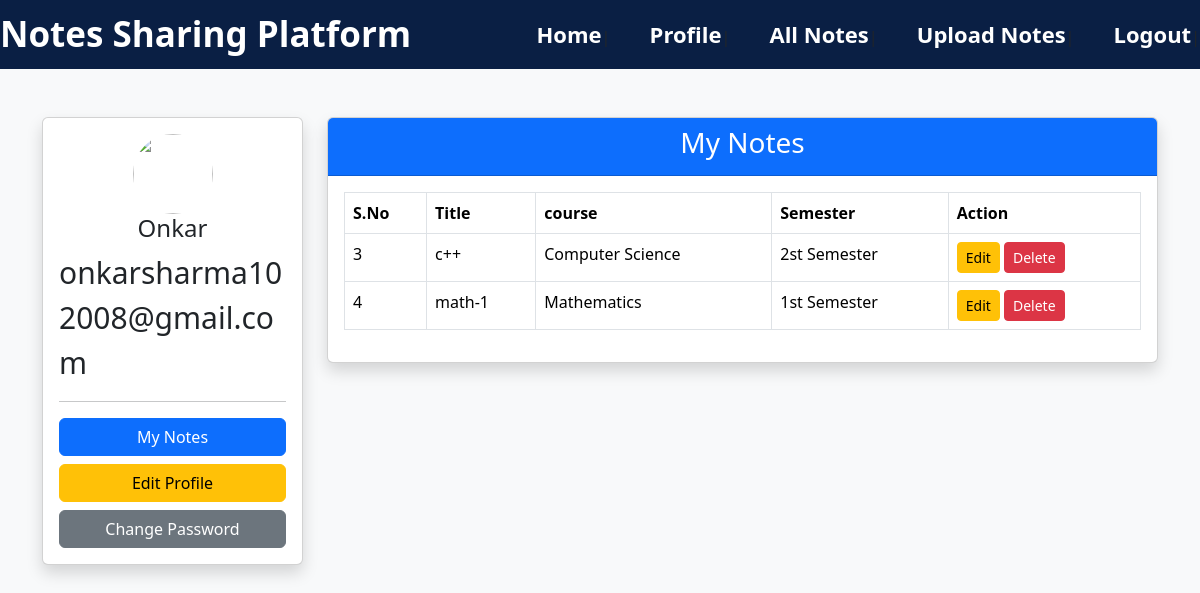
The page /profile (signed in) on the database as committed earlier.
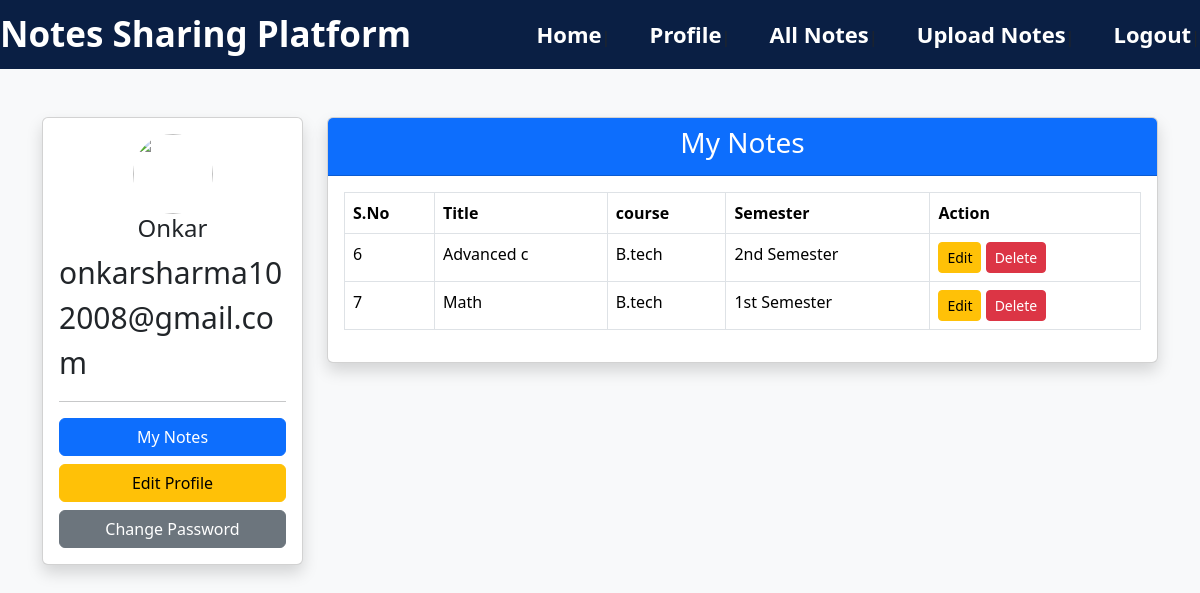
The same page on the database as committed later.
### tables this page shows
CREATE TABLE users (
            id INTEGER PRIMARY KEY AUTOINCREMENT,
            fullname TEXT,
            email TEXT,
            username TEXT,
            password TEXT
        );

CREATE TABLE notes (
    id INTEGER PRIMARY KEY AUTOINCREMENT,
    title TEXT,
    subject TEXT,
    semester TEXT,
    filename TEXT,
    uploaded_by TEXT
, upload_date TEXT, course TEXT);

### app.py (the view)
@app.route("/profile")
def profile():
    if "username" not in session:
        return redirect(url_for("login"))
    conn = sqlite3.connect("users.db")
    cursor = conn.cursor()
    cursor.execute(
        "SELECT fullname, username, email FROM users WHERE username=?",
        (session["username"],)
    )
    user = cursor.fetchone()
    cursor.execute(
        "SELECT id,title,subject,semester,upload_date FROM notes WHERE uploaded_by=?",
        (session["username"],)
    )
    notes = cursor.fetchall()
    conn.close()
    return render_template("profile.html", user=user, notes=notes)

### templates/profile.html (shortened to what this page needs)
<!DOCTYPE html>
<html lang="en">
<head>
     <link rel="stylesheet" href="{{ url_for('static', filename='css/style.css') }}">
    <link href="https://cdn.jsdelivr.net/npm/bootstrap@5.3.3/dist/css/bootstrap.min.css" rel="stylesheet">
</head>
<body class="bg-light">
<nav class="navbar">
            <div class="logo">
                 Notes Sharing Platform
            </div>
            <div class="menu">
            <a href="/">Home</a>|
            <a href="/profile">Profile</a>|
            <a href="/notes">All Notes</a>|
            <a href="/upload">Upload Notes</a>|
            <a href="/logout">Logout</a>|
        </div>
        </nav>
<div class="container mt-5">
<div class="row">
<div class="col-md-3">
<div class="card text-center shadow">
<div class="card-body">
<img src="{{ url_for('static', filename='images/profile.png') }}" class="profile-img">
<h4>{{ user[0] }}</h4>
<p>{{ user[2] }}</p>
<hr>
<a href="/profile" class="btn btn-primary w-100 mb-2">My Notes</a>
<a href="/edit-profile" class="btn btn-warning w-100 mb-2">Edit Profile</a>
<a href="/change-password" class="btn btn-secondary w-100">Change Password</a>
</div>
</div>
</div>
<div class="col-md-9">
<div class="card shadow">
<div class="card-header bg-primary text-white">
<h3>My Notes</h3>
</div>
<div class="card-body">
<table class="table table-bordered table-hover">
<thead>
<tr>
<th>S.No</th>
<th>Title</th>
<th>course</th>
<th>Semester</th>
<th>Action</th>
</tr>
</thead>
<tbody>
{% for note in notes %}
<tr>
    <td>{{ note[0] }}</td>
    <td>{{ note[1] }}</td>
    <td>{{ note[2] }}</td>
    <td>{{ note[3]}}</td>
    <td>
    <a href="{{ url_for('edit', id=note[0]) }}" class="btn btn-warning btn-sm">
        Edit
    </a>
    <a href="{{ url_for('delete', id=note[0]) }}"
       class="btn btn-danger btn-sm"
       onclick="return confirm('Are you sure you want to delete this note?')">
        Delete
    </a>
    </td>
</tr>
{% endfor %}
</tbody>
</table>
</div>
</div>
</div>
</div>
</div>
</body>
</html>

### static/css/style.css (style rules this page uses)
h2,h3 { text-align: center; font-size: 30px; justify-content: center; align-items: center; }
body { font-size: center; }
.navbar { display:flex; justify-content:space-between; align-items:center; background:#0a1f44; padding:20px 50px; }
.logo { color:white; font-size:35px; font-weight:bold; }
.menu a { color:white; text-decoration:none; margin-left:35px; font-size:22px; font-weight:bold; }
p { font-size: 30px; text-align: left; }
body { margin: 0; padding: 0; background-image: url("../images/background.jpg"); background-size: cover; background-position: center; background-repeat: no-repeat; height: 100vh; text-align: center; justify-content: center; align-items: center; }
.profile-img { width: 80px; height: 80px; border-radius: 50%; object-fit: cover; }

Rows that differ between the two databases and show on the page:
removed notes: id "3", title "c++", subject "Computer Science", semester "2st Semester"
removed notes: id "4", title "math-1", subject "Mathematics", semester "1st Semester"
added notes: id "6", title "Advanced c", subject "B.tech", semester "2nd Semester"
added notes: id "7", title "Math", subject "B.tech", semester "1st Semester"
